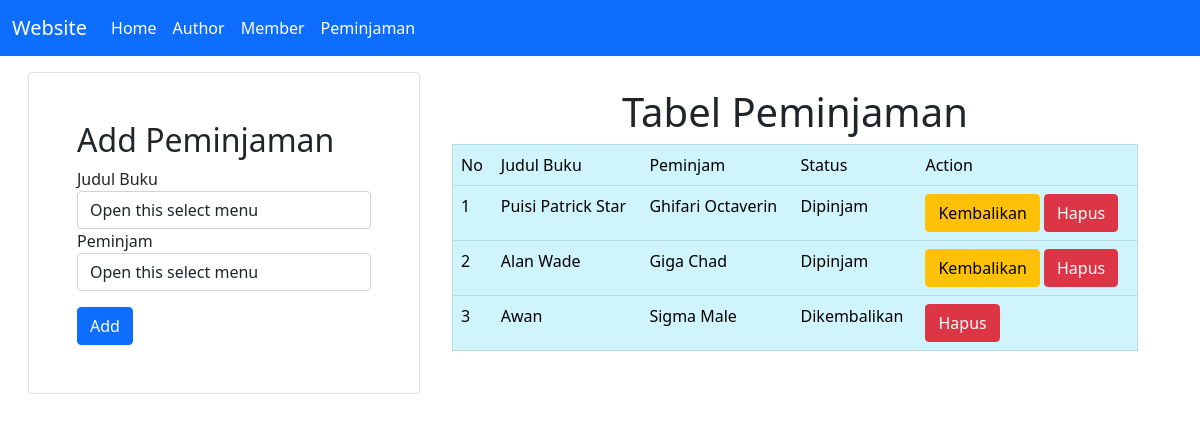
Screenshot of /peminjaman.php with the database file from the repository.
### tables this page shows
CREATE TABLE `peminjaman` (
  `id_peminjaman` int(11) NOT NULL,
  `id_buku` int(11) NOT NULL,
  `id_peminjam` varchar(50) NOT NULL,
  `status` varchar(50) NOT NULL
);

CREATE TABLE `buku` (
  `id_buku` int(11) NOT NULL,
  `judul_buku` varchar(100) NOT NULL,
  `penerbit` varchar(100) NOT NULL,
  `deskripsi` text NOT NULL,
  `status` varchar(50) NOT NULL,
  `id_author` int(11) NOT NULL
);

CREATE TABLE `member` (
  `nim` varchar(50) NOT NULL,
  `nama` varchar(100) NOT NULL,
  `jurusan` varchar(100) NOT NULL
);

### conf.php (called while the page is built)
<?php
$db_host = "localhost";
$db_user = "root";
$db_pass = "";
$db_name = "db_perpustakaan";
?>

### includes/DB.class.php (called while the page is built, shortened)
<?php
class DB
{
    var $db_host = "";
    var $db_user = "";
    var $db_pass = "";
    var $db_name = "";
    var $db_link = "";
    var $result = 0;
    function __construct($db_host = '', $db_user = '', $db_pass = '', $db_name = '')
    {
        $this->db_host = $db_host;
        $this->db_user = $db_user;
        $this->db_pass = $db_pass;
        $this->db_name = $db_name;
    }
    function open()
    {
        $this->db_link = mysqli_connect($this->db_host, $this->db_user, $this->db_pass, $this->db_name);
    }
    function execute($query = "")
    {
        $this->result = mysqli_query($this->db_link, $query);
        return $this->result;
    }
    function getResult()
    {
        return mysqli_fetch_array($this->result);
    }
}
?>

### includes/Peminjaman.class.php (called while the page is built, shortened)
<?php
class Peminjaman extends DB {
    function getPeminjaman() {
        $query = "SELECT * FROM Peminjaman";
        return $this->execute($query);
    }
}
?>

### includes/Buku.class.php (called while the page is built, shortened)
<?php
class Buku extends DB
{
    function getDetailBuku($id_buku) {
        $query = "SELECT * FROM buku WHERE id_buku='$id_buku'";
        return $this->execute($query);
    }
}
?>

### includes/Member.class.php (called while the page is built, shortened)
<?php
class Member extends DB {
    function getDetailMember($nim) {
        $query = "SELECT * FROM member WHERE nim='$nim'";
        return $this->execute($query);
    }
}
?>

### peminjaman.php (the view, shortened to what this page needs)
<?php
include("conf.php");
include("includes/DB.class.php");
include("includes/Buku.class.php");
include("includes/Member.class.php");
include("includes/Peminjaman.class.php");
$peminjaman = new Peminjaman($db_host, $db_user, $db_pass, $db_name);
$peminjaman->open();
$buku = new Buku($db_host, $db_user, $db_pass, $db_name);
$buku->open();
$member = new Member($db_host, $db_user, $db_pass, $db_name);
$member->open();
$dataOptionBuku = null;
$dataPeminjaman = null;
$buku->getBuku();
while (list($id_buku, $judul, $penerbit, $deskripsi, $status, $id_author) = $buku->getResult()) {
    $dataOptionBuku .= "<option value='". $id_buku ."'>". $judul ."</option>";
}
$member->getMember();
$peminjaman->getPeminjaman();
$no = 1;
while (list($id_peminjaman, $id_buku, $id_peminjam, $status) = $peminjaman->getResult()) {
    $buku->getDetailBuku($id_buku);
    $dataBuku = $buku->getResult();
    $member->getDetailMember($id_peminjam);
    $dataMember = $member->getResult();
    if ($status == "Dipinjam") {
        $dataPeminjaman .= "
            <tr>
                <td>". $no ."</td>
                <td>". $dataBuku['judul_buku'] ."</td>
                <td>". $dataMember['nama'] ."</td>
                <td>". $status ."</td>
                <td>
                    <a href='peminjaman.php?id_update=" . $id_peminjaman .  "' class='btn btn-warning' '>Kembalikan</a>
                    <a href='peminjaman.php?id_hapus=" . $id_peminjaman . "' class='btn btn-danger' '>Hapus</a>
                </td>
            </tr>
        ";
    }else {
        $dataPeminjaman .= "
            <tr>
                <td>". $no ."</td>
                <td>". $dataBuku['judul_buku'] ."</td>
                <td>". $dataMember['nama'] ."</td>
                <td>". $status ."</td>
                <td>
                    <a href='peminjaman.php?id_hapus=" . $id_peminjaman . "' class='btn btn-danger' '>Hapus</a>
                </td>
            </tr>
        ";
    }
    $no++;
}
?>

### rows the page displays
peminjaman: id_buku.judul_buku "Puisi Patrick Star", id_peminjam.nama "Ghifari Octaverin", status "Dipinjam"
peminjaman: id_buku.judul_buku "Alan Wade", id_peminjam.nama "Giga Chad", status "Dipinjam"
peminjaman: id_buku.judul_buku "Awan", id_peminjam.nama "Sigma Male", status "Dikembalikan"
